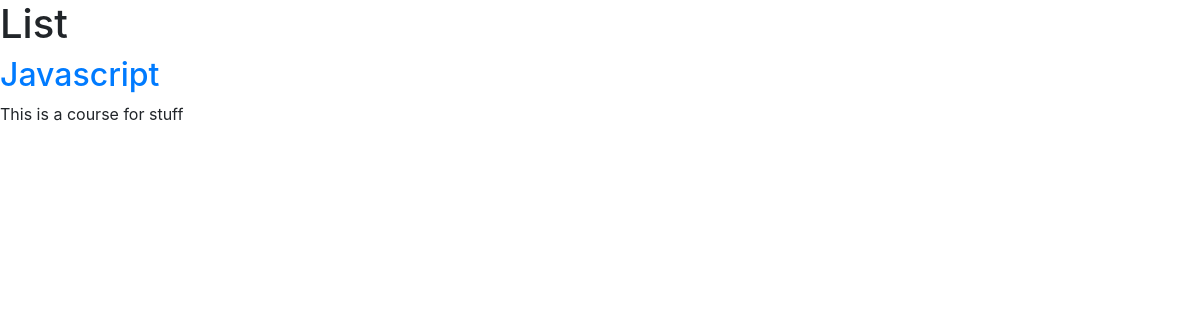
/course/, run on an earlier commit of the app's database.
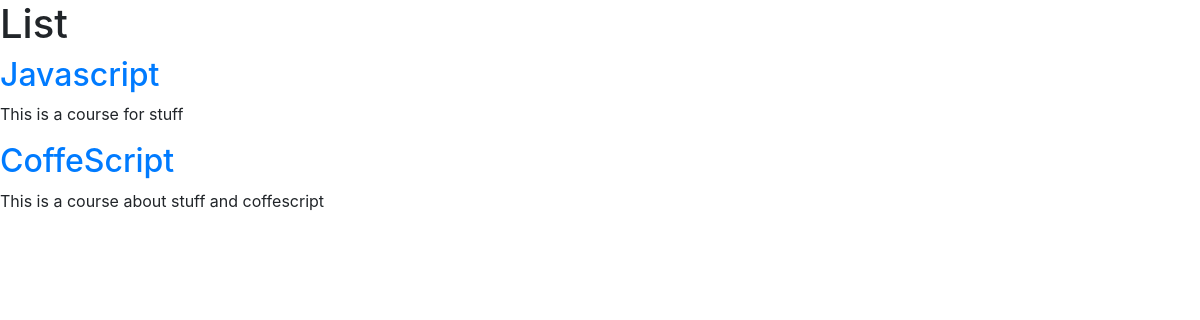
And on a later commit of the database.
### base/models.py (models this page shows, shortened)
class course(models.Model):
    title = models.CharField(default=None, max_length=40)
    startDate = models.DateField(default=None)
    endDate = models.DateField(default=None)
    description = models.TextField(default=None, max_length=200)
    students = models.ManyToManyField(The_User, related_name='courses_completed')
    available = models.BooleanField(default=False)

### base/views.py (the view)
# urls.py: path('course/', CourseListView.as_view(), name='course_list'),
class CourseListView(ListView):
    model = course
    template_name = "course_list.html"

### base/templates/course_list.html (shortened to what this page needs)
{% extends 'base.html' %}
{% block content %}
<h1>List</h1>
    {% for course in course_list %}
      <h2><a href="{% url 'course_detail' course.id %}">{{ course.title }}</a></h2>
        <p>{{ course.description }}</p>
    {% endfor %}
{% endblock content %}

### base/templates/base.html (shortened to what this page needs)
<!DOCTYPE html>
<html lang="en">
    <head>
        <link rel="stylesheet" href="https://cdn.jsdelivr.net/npm/bootstrap@4.5.3/dist/css/bootstrap.min.css">
    </head>
    <body>
        <main>{% block content%}
            {% endblock content %}</main>
    </body>
</html>

What changed in the data, as far as the page shows it:
added course: title "CoffeScript", description "This is a course about stuff and coffescript"
